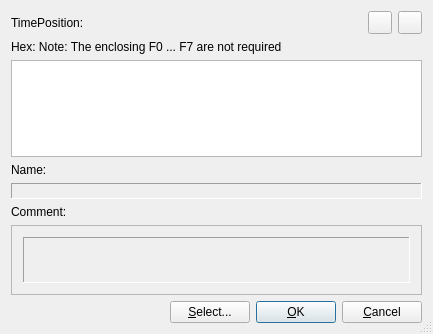
<?xml version="1.0" encoding="UTF-8"?>
<ui version="4.0">
 <class>EditSysexDialogBase</class>
 <widget class="QDialog" name="EditSysexDialogBase">
  <property name="geometry">
   <rect>
    <x>0</x>
    <y>0</y>
    <width>433</width>
    <height>334</height>
   </rect>
  </property>
  <property name="windowTitle">
   <string>MusE: Enter SysEx</string>
  </property>
  <property name="sizeGripEnabled">
   <bool>true</bool>
  </property>
  <layout class="QVBoxLayout">
   <property name="spacing">
    <number>6</number>
   </property>
   <property name="leftMargin">
    <number>11</number>
   </property>
   <property name="topMargin">
    <number>11</number>
   </property>
   <property name="rightMargin">
    <number>11</number>
   </property>
   <property name="bottomMargin">
    <number>11</number>
   </property>
   <item>
    <layout class="QHBoxLayout">
     <property name="spacing">
      <number>6</number>
     </property>
     <property name="leftMargin">
      <number>0</number>
     </property>
     <property name="topMargin">
      <number>0</number>
     </property>
     <property name="rightMargin">
      <number>0</number>
     </property>
     <property name="bottomMargin">
      <number>0</number>
     </property>
     <item>
      <widget class="QLabel" name="TextLabel1">
       <property name="text">
        <string>TimePosition:</string>
       </property>
       <property name="wordWrap">
        <bool>false</bool>
       </property>
      </widget>
     </item>
     <item>
      <widget class="Awl::PosEdit" name="epos" native="true"/>
     </item>
     <item>
      <spacer name="Spacer2">
       <property name="orientation">
        <enum>Qt::Horizontal</enum>
       </property>
       <property name="sizeType">
        <enum>QSizePolicy::Expanding</enum>
       </property>
       <property name="sizeHint" stdset="0">
        <size>
         <width>20</width>
         <height>20</height>
        </size>
       </property>
      </spacer>
     </item>
     <item>
      <widget class="QToolButton" name="saveButton">
       <property name="text">
        <string/>
       </property>
      </widget>
     </item>
     <item>
      <widget class="QToolButton" name="loadButton">
       <property name="text">
        <string/>
       </property>
      </widget>
     </item>
    </layout>
   </item>
   <item>
    <widget class="QLabel" name="label">
     <property name="text">
      <string>Hex: Note: The enclosing F0 ... F7 are not required</string>
     </property>
    </widget>
   </item>
   <item>
    <widget class="QTextEdit" name="edit"/>
   </item>
   <item>
    <widget class="QLabel" name="TextLabel2">
     <property name="text">
      <string>Name:</string>
     </property>
     <property name="wordWrap">
      <bool>false</bool>
     </property>
    </widget>
   </item>
   <item>
    <widget class="QLabel" name="typeLabel">
     <property name="frameShape">
      <enum>QFrame::Panel</enum>
     </property>
     <property name="frameShadow">
      <enum>QFrame::Sunken</enum>
     </property>
    </widget>
   </item>
   <item>
    <widget class="QLabel" name="TextLabel3">
     <property name="text">
      <string>Comment:</string>
     </property>
     <property name="wordWrap">
      <bool>false</bool>
     </property>
    </widget>
   </item>
   <item>
    <widget class="QScrollArea" name="scrollArea">
     <property name="widgetResizable">
      <bool>true</bool>
     </property>
     <widget class="QWidget" name="scrollAreaWidgetContents">
      <property name="geometry">
       <rect>
        <x>0</x>
        <y>0</y>
        <width>407</width>
        <height>59</height>
       </rect>
      </property>
      <layout class="QVBoxLayout" name="verticalLayout">
       <item>
        <widget class="QLabel" name="commentLabel">
         <property name="frameShape">
          <enum>QFrame::Panel</enum>
         </property>
         <property name="frameShadow">
          <enum>QFrame::Sunken</enum>
         </property>
        </widget>
       </item>
      </layout>
     </widget>
    </widget>
   </item>
   <item>
    <layout class="QHBoxLayout">
     <property name="spacing">
      <number>6</number>
     </property>
     <property name="leftMargin">
      <number>0</number>
     </property>
     <property name="topMargin">
      <number>0</number>
     </property>
     <property name="rightMargin">
      <number>0</number>
     </property>
     <property name="bottomMargin">
      <number>0</number>
     </property>
     <item>
      <spacer name="Horizontal Spacing2">
       <property name="orientation">
        <enum>Qt::Horizontal</enum>
       </property>
       <property name="sizeType">
        <enum>QSizePolicy::Expanding</enum>
       </property>
       <property name="sizeHint" stdset="0">
        <size>
         <width>20</width>
         <height>20</height>
        </size>
       </property>
      </spacer>
     </item>
     <item>
      <widget class="QPushButton" name="buttonSelect">
       <property name="text">
        <string>&amp;Select...</string>
       </property>
      </widget>
     </item>
     <item>
      <widget class="QPushButton" name="buttonOk">
       <property name="text">
        <string>&amp;OK</string>
       </property>
       <property name="shortcut">
        <number>0</number>
       </property>
       <property name="autoDefault">
        <bool>true</bool>
       </property>
       <property name="default">
        <bool>true</bool>
       </property>
      </widget>
     </item>
     <item>
      <widget class="QPushButton" name="buttonCancel">
       <property name="text">
        <string>&amp;Cancel</string>
       </property>
       <property name="shortcut">
        <number>0</number>
       </property>
       <property name="autoDefault">
        <bool>true</bool>
       </property>
      </widget>
     </item>
    </layout>
   </item>
  </layout>
 </widget>
 <layoutdefault spacing="6" margin="11"/>
 <customwidgets>
  <customwidget>
   <class>Awl::PosEdit</class>
   <extends>QWidget</extends>
   <header>awl/posedit.h</header>
  </customwidget>
 </customwidgets>
 <resources/>
 <connections>
  <connection>
   <sender>buttonOk</sender>
   <signal>clicked()</signal>
   <receiver>EditSysexDialogBase</receiver>
   <slot>accept()</slot>
   <hints>
    <hint type="sourcelabel">
     <x>20</x>
     <y>20</y>
    </hint>
    <hint type="destinationlabel">
     <x>20</x>
     <y>20</y>
    </hint>
   </hints>
  </connection>
  <connection>
   <sender>buttonCancel</sender>
   <signal>clicked()</signal>
   <receiver>EditSysexDialogBase</receiver>
   <slot>reject()</slot>
   <hints>
    <hint type="sourcelabel">
     <x>20</x>
     <y>20</y>
    </hint>
    <hint type="destinationlabel">
     <x>20</x>
     <y>20</y>
    </hint>
   </hints>
  </connection>
 </connections>
</ui>
